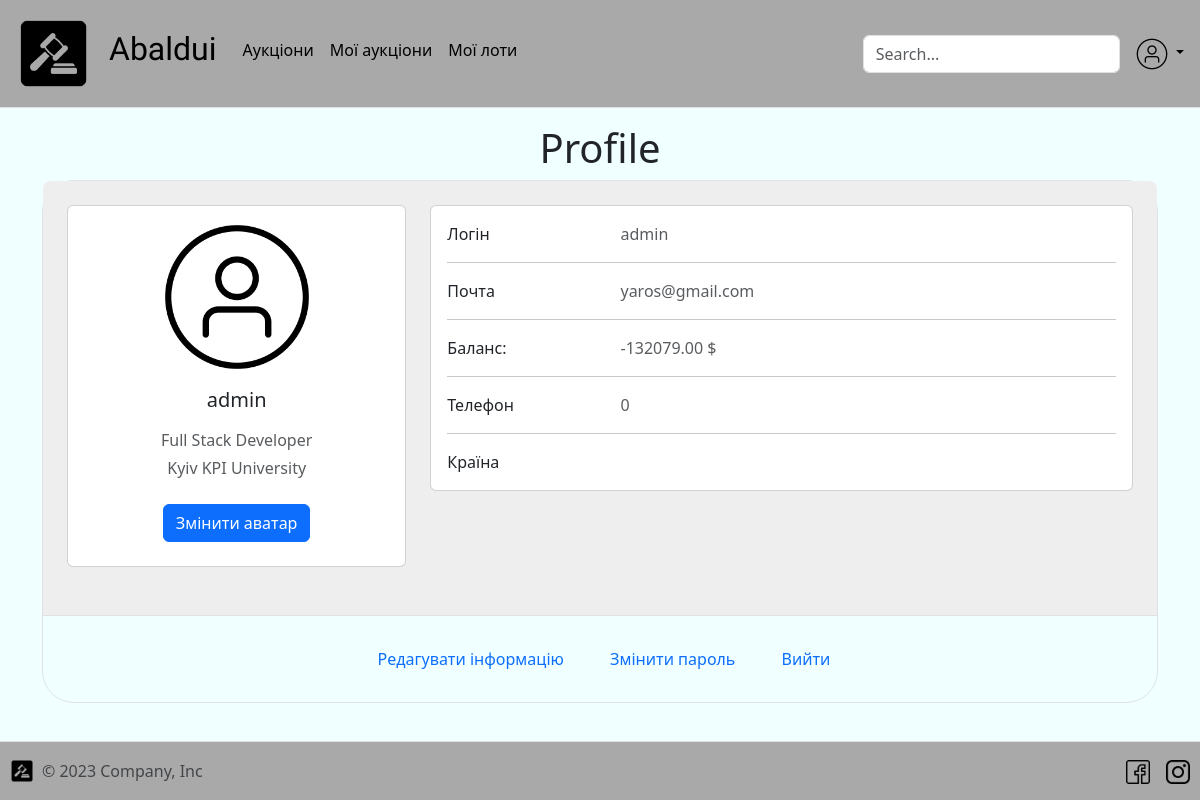
The page /account/ (signed in) on the database as committed earlier.
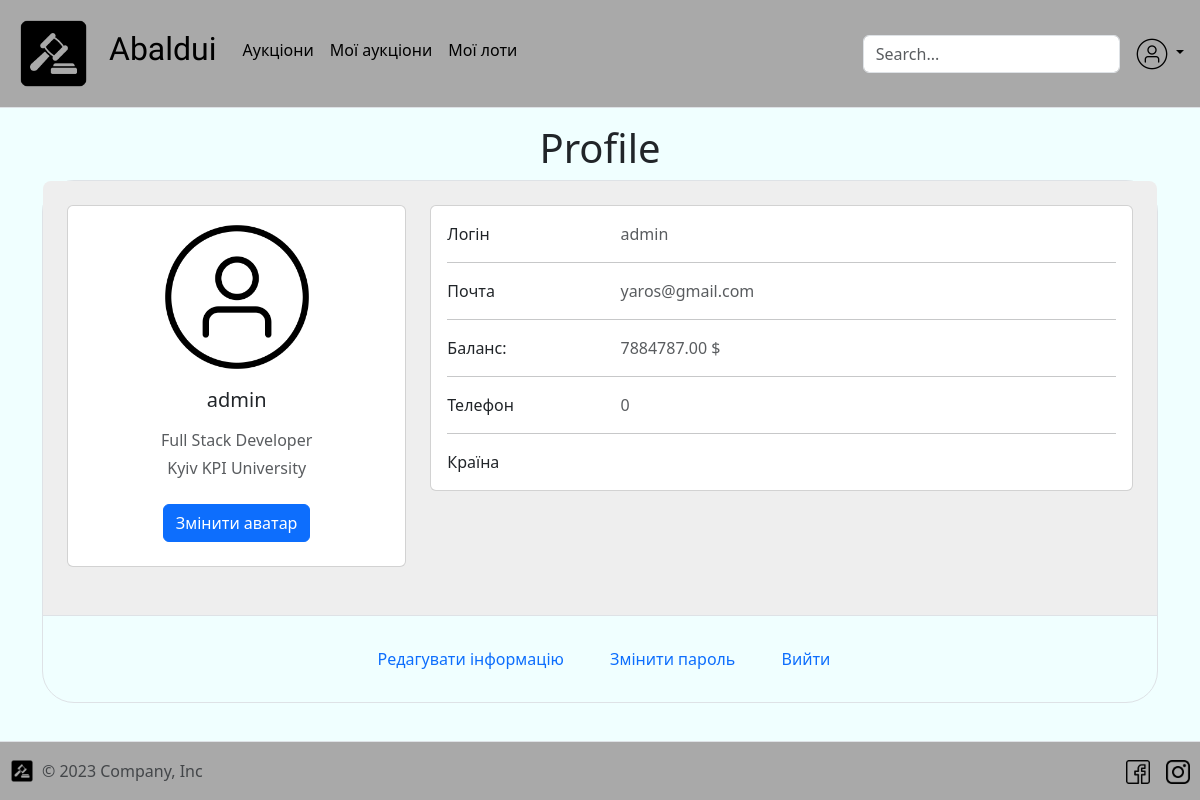
The same page on the database as committed later.
### auction/models.py (models this page shows)
class User(AbstractUser):
    balance = models.DecimalField(max_digits=15, decimal_places=2, default=0)
    avatar = models.ImageField(upload_to="media/avatars", default="media/avatars/default_user.png")
    phone = models.CharField(max_length=14, default=0)

### hakaton/views.py (the view)
# urls.py: path('account/', account, name="account"),
@login_required
def account(request: HttpRequest):
    context = {
        'user': request.user
    }
    return render(request, "profile.html", context=context)

### templates/profile.html (shortened to what the changed rows need)
{% extends "base.html" %} {% block content %} {% load static %}
<div class="container">
    <h1 style="text-align: center">Profile</h1>
<section class="pb-4">
        <div class="border rounded-5">
            <section class="w-100 p-4" style="background-color: #eee; border-radius: 0.5rem 0.5rem 0 0">
                <div class="row">
                    <div class="col-lg-4">
                        <div class="card mb-4">
                            <div class="card-body text-center">
                                <img src="/{{ user.avatar  }}" alt="avatar" class="rounded-circle img-fluid" style="width: 150px">
                                <h5 class="my-3">{{ user }}</h5>
                                <p class="text-muted mb-1">
                                    Full Stack Developer
                                </p>
                                <p class="text-muted mb-4">
                                   Kyiv KPI University
                                </p>
                                <div class="d-flex justify-content-center mb-2">
                                    <button type="button" class="btn btn-primary">
                                    </button>
                                </div>
                            </div>
                        </div>
                    </div>
                    <div class="col-lg-8">
                        <div class="card mb-4">
                            <div class="card-body">
                                <div class="row">
                                    <div class="col-sm-9">
                                        <p class="text-muted mb-0">
                                            {{ user }}
                                        </p>
                                    </div>
                                </div>
                                <div class="row">
                                    <div class="col-sm-9">
                                        <p class="text-muted mb-0">
                                            {{ user.email }}
                                        </p>
                                    </div>
                                </div>
                                <div class="row">
                                    <div class="col-sm-9">
                                        <p class="text-muted mb-0">
                                            {{ user.balance }} $
                                        </p>
                                    </div>
                                </div>
                                <div class="row">
                                    <div class="col-sm-9">
                                        <p class="text-muted mb-0">
                                            {{ user.phone }}
                                        </p>
                                    </div>
                                </div>
                            </div>
                        </div>
                    </div>
                </div>
            </section>
        </div>
    </section>
  </div>
{% endblock %}

### templates/includes/nav-bar.html (shortened to what this page needs)
{% load static %}
<header class="p-3 mb-3 border-bottom">
    <div class="d-flex flex-wrap align-items-center justify-content-center justify-content-lg-start">
        <a href="/"
           class="d-flex align-items-center mb-2 mb-lg-0 link-body-emphasis text-decoration-none"
        >
            <img height="75px"
                 width="75px"
                 src="{% static 'img/logo.png' %}"
                 alt="Logo"
            >
        </a>
        <ul class="nav col-12 col-lg-auto me-lg-auto mb-2 justify-content-center mb-md-0">
            <li>
                <a href="/" class="nav-link px-2 link-body-emphasis">
                    <h2 style="font-family: 'Protest Revolution', sans-serif; padding-left: 10px; padding-right: 10px">Abaldui</h2>
                </a>
            </li>
            <li class="mt-2">
                <a href="/auction" class="nav-link px-2 link-body-emphasis">Аукціони</a>
            </li>
            <li class="mt-2">
                <a href="/auction/my-auctions" class="nav-link px-2 link-body-emphasis">Мої аукціони</a>
            </li>
            <li class="mt-2">
                <a href="/auction/my-lots" class="nav-link px-2 link-body-emphasis">Мої лоти</a>
            </li>
        </ul>
        <form class="col-12 col-lg-auto mb-3 mb-lg-0 me-lg-3" role="search" method="post" action="/auction/">
            <input name="query" type="search"
                   class="form-control"
                   placeholder="Search..."
                   aria-label="Search"
            />
        </form>
        {% if request.user.is_authenticated %}
            <div class="dropdown text-end">
                <a href="#"
                   class="d-block link-body-emphasis text-decoration-none dropdown-toggle"
                   data-bs-toggle="dropdown"
                   aria-expanded="false"
                >
                  <img
                    src="/{{ request.user.avatar  }}"
                         width="32"
                         height="32"
                         class="rounded-circle"
                    />
                </a>
            </div>
        {% endif %}
    </div>
</header>

Rows that differ between the two databases and show on the page:
changed User "admin": balance "-132079.00" → "7884787.00"
